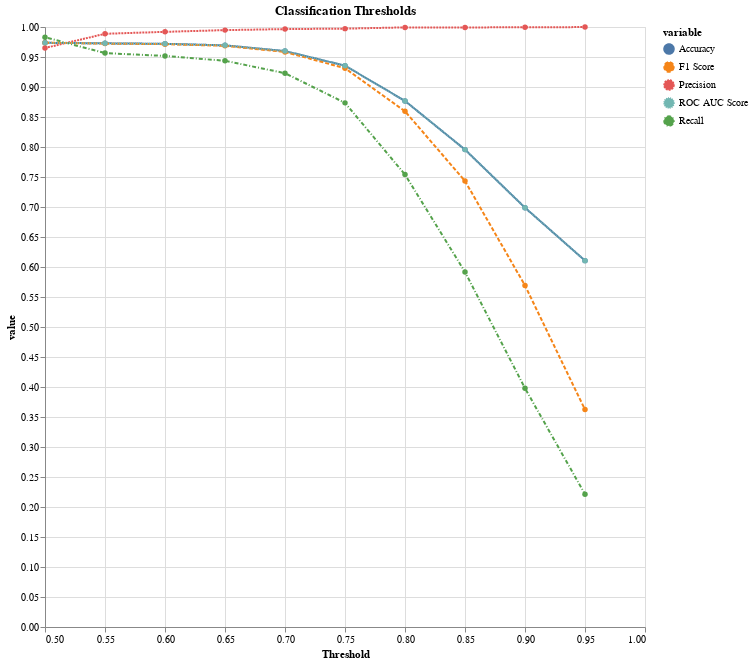

Notebook code cell kept with this figure:
### Code cell
jUtils.classThres(Y=yTrain,X=tfTrain,model=rf)

### Figure 1 — Vega-Lite specification as saved in the notebook (floating-point values rounded to 4 significant figures)
{"config": {"view": {"continuousWidth": 400, "continuousHeight": 300}}, "data": {"name": "data-a25379a3173c7ed85308acb167361e81"}, "mark": {"type": "line", "point": {}}, "encoding": {"color": {"field": "variable", "type": "nominal"}, "strokeDash": {"field": "variable", "type": "nominal"}, "tooltip": [{"field": "variable", "type": "nominal"}, {"field": "Threshold", "type": "quantitative"}, {"field": "value", "type": "quantitative"}], "x": {"field": "Threshold", "scale": {"domain": [0.5, 1.0]}, "type": "quantitative"}, "y": {"field": "value", "scale": {"domain": [0.0, 1.0]}, "type": "quantitative"}}, "height": 600, "title": "Classification Thresholds", "width": 600, "$schema": "https://vega.github.io/schema/vega-lite/v4.17.0.json", "datasets": {"data-a25379a3173c7ed85308acb167361e81": [{"Threshold": 0.5, "variable": "Accuracy", "value": 0.9736}, {"Threshold": 0.55, "variable": "Accuracy", "value": 0.9728}, {"Threshold": 0.6, "variable": "Accuracy", "value": 0.972}, {"Threshold": 0.65, "variable": "Accuracy", "value": 0.9694}, {"Threshold": 0.7, "variable": "Accuracy", "value": 0.9599}, {"Threshold": 0.75, "variable": "Accuracy", "value": 0.9356}, {"Threshold": 0.8, "variable": "Accuracy", "value": 0.8768}, {"Threshold": 0.85, "variable": "Accuracy", "value": 0.7956}, {"Threshold": 0.9, "variable": "Accuracy", "value": 0.6988}, {"Threshold": 0.95, "variable": "Accuracy", "value": 0.6106}, {"Threshold": 0.5, "variable": "Precision", "value": 0.965}, {"Threshold": 0.55, "variable": "Precision", "value": 0.9887}, {"Threshold": 0.6, "variable": "Precision", "value": 0.9919}, {"Threshold": 0.65, "variable": "Precision", "value": 0.9948}, {"Threshold": 0.7, "variable": "Precision", "value": 0.9965}, {"Threshold": 0.75, "variable": "Precision", "value": 0.9973}, {"Threshold": 0.8, "variable": "Precision", "value": 0.9994}, {"Threshold": 0.85, "variable": "Precision", "value": 0.9993}, {"Threshold": 0.9, "variable": "Precision", "value": 0.9995}, {"Threshold": 0.95, "variable": "Precision", "value": 0.9999}, {"Threshold": 0.5, "variable": "Recall", "value": 0.9829}, {"Threshold": 0.55, "variable": "Recall", "value": 0.9565}, {"Threshold": 0.6, "variable": "Recall", "value": 0.9517}, {"Threshold": 0.65, "variable": "Recall", "value": 0.9437}, {"Threshold": 0.7, "variable": "Recall", "value": 0.923}, {"Threshold": 0.75, "variable": "Recall", "value": 0.8735}, {"Threshold": 0.8, "variable": "Recall", "value": 0.7541}, {"Threshold": 0.85, "variable": "Recall", "value": 0.5917}, {"Threshold": 0.9, "variable": "Recall", "value": 0.3979}, {"Threshold": 0.95, "variable": "Recall", "value": 0.2213}, {"Threshold": 0.5, "variable": "F1 Score", "value": 0.9739}, {"Threshold": 0.55, "variable": "F1 Score", "value": 0.9723}, {"Threshold": 0.6, "variable": "F1 Score", "value": 0.9714}, {"Threshold": 0.65, "variable": "F1 Score", "value": 0.9686}, {"Threshold": 0.7, "variable": "F1 Score", "value": 0.9584}, {"Threshold": 0.75, "variable": "F1 Score", "value": 0.9313}, {"Threshold": 0.8, "variable": "F1 Score", "value": 0.8595}, {"Threshold": 0.85, "variable": "F1 Score", "value": 0.7433}, {"Threshold": 0.9, "variable": "F1 Score", "value": 0.5692}, {"Threshold": 0.95, "variable": "F1 Score", "value": 0.3624}, {"Threshold": 0.5, "variable": "ROC AUC Score", "value": 0.9736}, {"Threshold": 0.55, "variable": "ROC AUC Score", "value": 0.9728}, {"Threshold": 0.6, "variable": "ROC AUC Score", "value": 0.972}, {"Threshold": 0.65, "variable": "ROC AUC Score", "value": 0.9694}, {"Threshold": 0.7, "variable": "ROC AUC Score", "value": 0.9599}, {"Threshold": 0.75, "variable": "ROC AUC Score", "value": 0.9356}, {"Threshold": 0.8, "variable": "ROC AUC Score", "value": 0.8768}, {"Threshold": 0.85, "variable": "ROC AUC Score", "value": 0.7956}, {"Threshold": 0.9, "variable": "ROC AUC Score", "value": 0.6988}, {"Threshold": 0.95, "variable": "ROC AUC Score", "value": 0.6106}]}}
